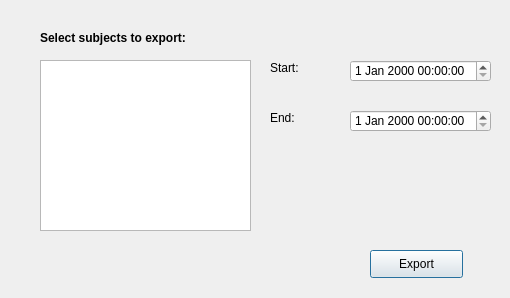
<?xml version="1.0" encoding="UTF-8"?>
<ui version="4.0">
 <class>Dialog</class>
 <widget class="QDialog" name="Dialog">
  <property name="geometry">
   <rect>
    <x>0</x>
    <y>0</y>
    <width>510</width>
    <height>298</height>
   </rect>
  </property>
  <property name="windowTitle">
   <string>Dialog</string>
  </property>
  <widget class="QListWidget" name="listWidget">
   <property name="geometry">
    <rect>
     <x>40</x>
     <y>60</y>
     <width>211</width>
     <height>171</height>
    </rect>
   </property>
  </widget>
  <widget class="QLabel" name="label">
   <property name="geometry">
    <rect>
     <x>40</x>
     <y>30</y>
     <width>171</width>
     <height>16</height>
    </rect>
   </property>
   <property name="font">
    <font>
     <weight>75</weight>
     <bold>true</bold>
    </font>
   </property>
   <property name="text">
    <string>Select subjects to export:</string>
   </property>
  </widget>
  <widget class="QLabel" name="label_2">
   <property name="geometry">
    <rect>
     <x>270</x>
     <y>60</y>
     <width>41</width>
     <height>16</height>
    </rect>
   </property>
   <property name="text">
    <string>Start:</string>
   </property>
  </widget>
  <widget class="QLabel" name="label_3">
   <property name="geometry">
    <rect>
     <x>270</x>
     <y>110</y>
     <width>31</width>
     <height>16</height>
    </rect>
   </property>
   <property name="text">
    <string>End:</string>
   </property>
  </widget>
  <widget class="QDateTimeEdit" name="dateTimeEdit">
   <property name="geometry">
    <rect>
     <x>350</x>
     <y>60</y>
     <width>141</width>
     <height>22</height>
    </rect>
   </property>
  </widget>
  <widget class="QDateTimeEdit" name="dateTimeEdit_2">
   <property name="geometry">
    <rect>
     <x>350</x>
     <y>110</y>
     <width>141</width>
     <height>22</height>
    </rect>
   </property>
  </widget>
  <widget class="QPushButton" name="pushButton">
   <property name="geometry">
    <rect>
     <x>370</x>
     <y>250</y>
     <width>93</width>
     <height>28</height>
    </rect>
   </property>
   <property name="text">
    <string>Export</string>
   </property>
  </widget>
 </widget>
 <resources/>
 <connections/>
</ui>
